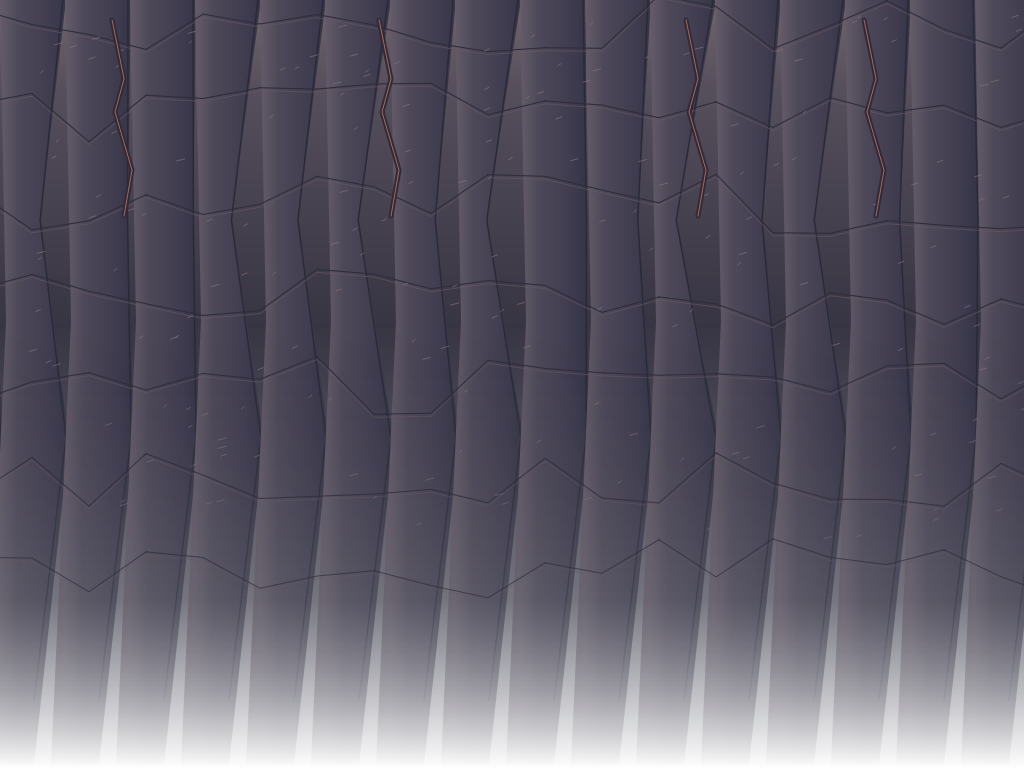
#> input picture assets/volcano/abyss-cliff.png, 1024 x 768 px, given in place of slag-crawler.png, which was not available
$ python caldera_creature_finish.py prepare --root ../../assets/volcano --no-audio
#> lines starting #> are read from the running program, lines starting #| are printed output that depends on the picture
"""Transfer approved texture swatches to the six articulated Caldera cutouts."""

import argparse
import hashlib
import io
import json
from pathlib import Path
import shutil
import xml.etree.ElementTree as ET
import zipfile

import numpy as np
from PIL import Image, ImageFilter, ImageOps

from caldera_corpse_paint import NAMES, cell_paint

SPECIES = ("slag-crawler", "fire-imp", "ember-drake")
PARTS = ("Ogon i skrzydła", "Daleka tylna noga", "Bliska tylna noga",
         "Tułów, głowa i pancerz", "Daleka przednia kończyna", "Bliska przednia kończyna")
LUMA = np.array([.24, .60, .16], dtype=np.float32)


def png(image):
    target = io.BytesIO()
    image.save(target, format="PNG")
    return target.getvalue()


def sha(path):
    return hashlib.sha256(path.read_bytes()).hexdigest()


def swatches(root, name):
    first = Image.open(root/(name+"-imagegen.png")).convert("RGB").resize((512, 512), Image.Resampling.LANCZOS)
    local = Image.open(root/(name+"-comfy.png")).convert("RGB")
    source = Image.blend(first, local, .34)
    return [source.crop((x+12, y+12, x+244, y+244)) for y in (0, 256) for x in (0, 256)]


def textures(source, shape, mirror):
    sampled = []
    for swatch in source:
        paint = swatch.resize(shape, Image.Resampling.LANCZOS)
        if mirror:
            paint = ImageOps.mirror(paint)
        color = np.asarray(paint, dtype=np.float32)
        broad = np.asarray(paint.filter(ImageFilter.GaussianBlur(4)), dtype=np.float32)
        sampled.append((color-broad)*1.08+(broad-color.mean((0, 1)))*.51)
    return sampled


def finish_cell(piece, swatch, name, part, direction):
    alpha_image = piece.getchannel("A")
    alpha = np.asarray(alpha_image, dtype=np.float32)/255
    bounds = alpha_image.point(lambda value: 255 if value > 80 else 0).getbbox()
    if not bounds:
        return piece, Image.new("RGBA", piece.size)
    left, top, right, bottom = bounds
    width, height = right-left, bottom-top
    original = np.array(piece, dtype=np.float32)[..., :3]
    pixels = original[top:bottom, left:right]
    trim = alpha[top:bottom, left:right]
    details = textures(swatch, (width, height), direction >= 4)
    heat = np.clip((pixels[..., 0]-pixels[..., 2]-24)/86, 0, 1)
    value = pixels @ LUMA
    y = np.linspace(0, 1, height, dtype=np.float32)[:, None]
    if name == "slag-crawler":
        material = details[0] if part == 3 else details[2] if part == 0 else details[3]
        burial = np.clip((y-.50)*2.8, 0, .66)*np.clip(1-value/170, 0, 1)
        material = material*(1-burial[..., None])+details[1]*burial[..., None]
        pigment = (.93, 1.00, 1.035)
    elif name == "fire-imp":
        horn = np.clip((.34-y)*5, 0, 1)*heat if part == 3 else 0*heat
        material = details[0]*(1-horn[..., None])+details[1]*horn[..., None]
        leather = np.clip((y-.58)*2, 0, .53)*(1-heat)
        material = material*(1-leather[..., None])+details[2]*leather[..., None]
        brass = heat*np.clip((y-.69)*3.4, 0, .62) if part == 3 else 0*heat
        material += details[3]*brass[..., None]
        pigment = (1.04, .98, .99)
    else:
        material = details[1] if part == 0 else details[0] if part == 3 else details[2]
        scutes = np.clip(heat*.62+(1-y)*.24, 0, .7)
        material = material*(1-scutes[..., None])+details[3]*scutes[..., None]
        pigment = (1.04, 1.00, 1.015)
    interior = np.asarray(alpha_image.filter(ImageFilter.MinFilter(3)), dtype=np.float32)[top:bottom, left:right]/255
    soft = np.asarray(piece.convert("RGB").filter(ImageFilter.GaussianBlur(1.05)),
                      dtype=np.float32)[top:bottom, left:right]
    emissive = heat*np.clip((value-135)/46, 0, 1)
    dent = (material @ LUMA)
    detailing = material*.35+dent[..., None]*.39
    strength = (.80 + .10*(part in (0, 3))) * interior*(1-emissive*.82)
    paint = pixels+((pixels-soft)*.63+detailing+(pixels*np.array(pigment)-pixels))*strength[..., None]
    original[top:bottom, left:right] = np.clip(paint, 0, 255)
    result = Image.fromarray(original.astype(np.uint8), "RGB").convert("RGBA")
    result.putalpha(alpha_image)

    glints = np.zeros((height, width, 4), dtype=np.uint8)
    glints[..., :3] = (149, 172, 179) if name == "slag-crawler" else (227, 168, 104)
    contrast = np.clip((dent-7)*3.2, 0, 112)*trim*interior
    glints[..., 3] = (contrast*(1-emissive*.88)).astype(np.uint8)
    marks = Image.new("RGBA", piece.size)
    marks.paste(Image.fromarray(glints), (left, top))
    return result, marks


def prepare(root, assets):
    backup = root/"backup"
    (backup/"corpses").mkdir(parents=True, exist_ok=False)
    staging = root/"staging"
    staging.mkdir()
    for name in SPECIES:
        source = assets/(name+".png")
        shutil.copy2(source, backup/source.name)
        shutil.copy2(assets/"corpses"/source.name, backup/"corpses"/source.name)
        original = Image.open(source).convert("RGBA")
#> original is the input picture: PIL image 1024x768 RGBA; mean R, G, B, A 67.2, 63.4, 79.4, 220.5
        tile = original.width//8
#> tile = 128
        assert original.size == (8*tile, 6*tile)
        swatch = swatches(root, name)
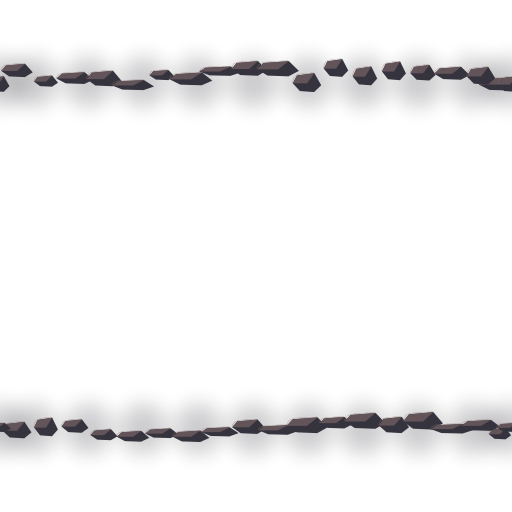
#> input picture assets/volcano/bank.png, 512 x 512 px, given in place of slag-crawler-imagegen.png, which was not available
#> in swatches, `first = Image.open(root/(name+"-imagegen.png")).convert("RGB").resize(..`:
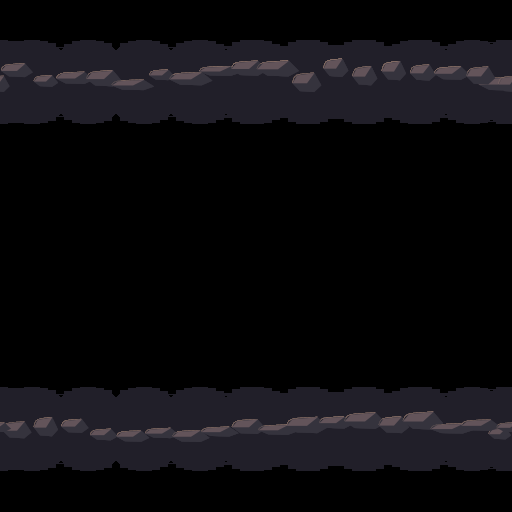
#> first: PIL image 512x512 RGB; mean R, G, B 12.3, 11.4, 14.4
#> swatch = 4 items
        paint = Image.new("RGBA", original.size)
#> paint: PIL image 1024x768 RGBA; every value is 0
        highlights = Image.new("RGBA", original.size)
        for row in range(6):
            for col in range(8):
                rect = (col*tile, row*tile, (col+1)*tile, (row+1)*tile)
                surface, marks = finish_cell(original.crop(rect), swatch, name, row, col)
                paint.paste(surface, rect[:2])
                highlights.paste(marks, rect[:2])
#> this loop made 6 passes
#> pass 1, in finish_cell, `original = np.array(piece, dtype=np.float32)[..., :3]`:
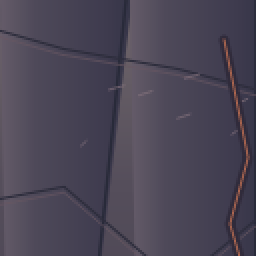
#> original: shape (128, 128, 3) float32 (shown 2 times larger); mean R, G, B 74.6, 69.4, 85.4
#> pass 1, in finish_cell, `heat = np.clip((pixels[..., 0]-pixels[..., 2]-24)/86, 0, 1)`:
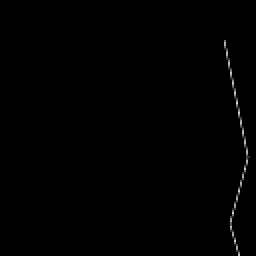
#> heat: shape (128, 128) float32 (shown 2 times larger); min 0, max 0.814, mean 0.00361
#> after the loop:
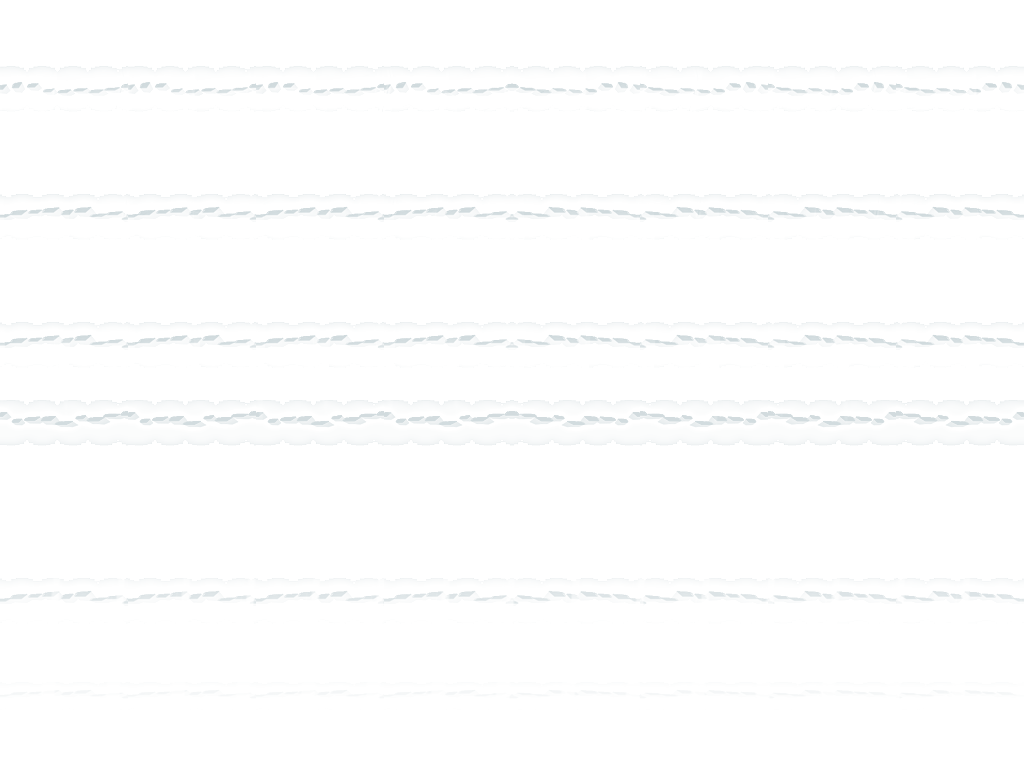
#> highlights: PIL image 1024x768 RGBA; mean R, G, B, A 139.9, 161.5, 168, 3.6; transparent parts drawn white
#> after the loop:
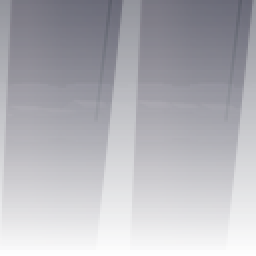
#> surface: PIL image 128x128 RGBA (shown 2 times larger); mean R, G, B, A 51.2, 50.6, 66.8, 95.2; transparent parts drawn white
        image = ET.Element("image", w=str(original.width), h=str(original.height), name=name, version="0.0.3")
        stack = ET.SubElement(image, "stack")
        with zipfile.ZipFile(staging/(name+".ora"), "x", zipfile.ZIP_DEFLATED) as archive:
            archive.writestr("mimetype", "image/openraster")
            def layer(label, key, pixels, y=0, visible=True):
                ET.SubElement(stack, "layer", name=label, src=key, opacity="1.0", x="0", y=str(y),
                              visibility="visible" if visible else "hidden", **{"composite-op":"svg:src-over"})
                archive.writestr(key, png(pixels))
            layer("Refleksy i wyszczerbienia", "data/highlights.png", highlights)
            for row, label in enumerate(PARTS):
                layer(label, f"data/part-{row}.png",
                      paint.crop((0,row*tile,paint.width,(row+1)*tile)), row*tile)
            layer("Oryginalna wycinanka", "data/original.png", original, visible=False)
            archive.writestr("stack.xml", ET.tostring(image, encoding="utf-8"))
            archive.writestr("mergedimage.png", png(Image.alpha_composite(paint,highlights)))
#> in png (call 9), `image.save(target, format="PNG")`:
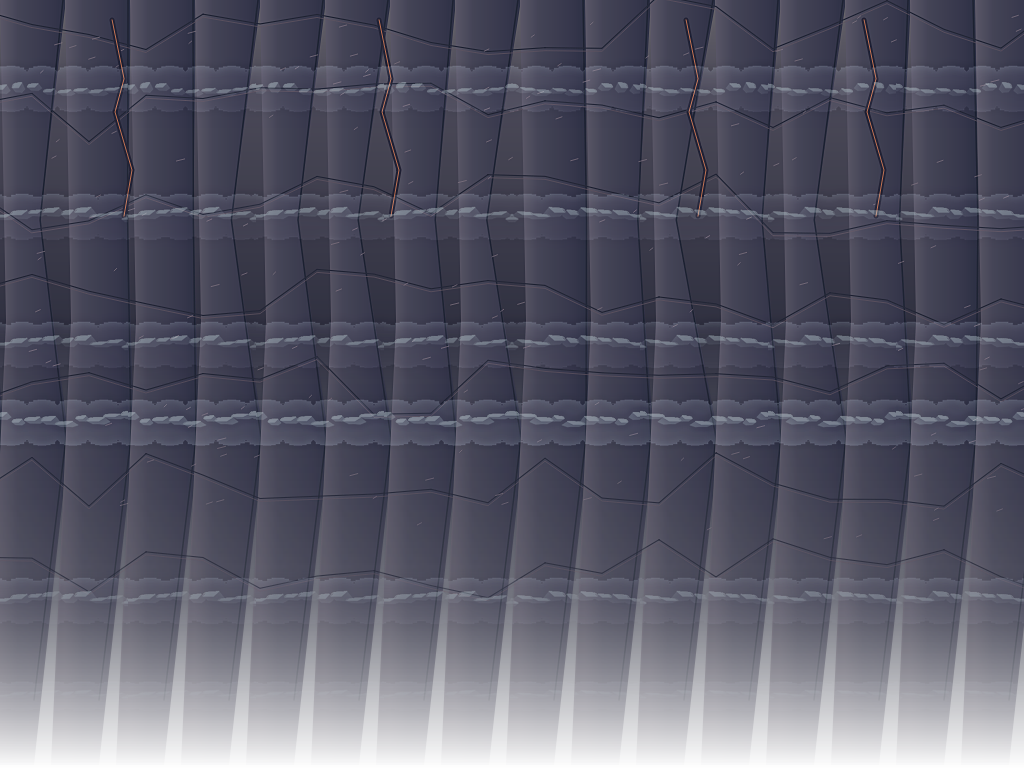
#> image: PIL image 1024x768 RGBA; mean R, G, B, A 63.3, 63.4, 81.2, 220.6; transparent parts drawn white


def pack(root):
    out = root/"runtime"
    (out/"corpses").mkdir(parents=True, exist_ok=False)
    records = []
    for name in SPECIES:
        master = root/(name+".kra")
        original = Image.open(root/"backup"/(name+".png")).convert("RGBA")
        with zipfile.ZipFile(master) as doc:
            paint = Image.open(io.BytesIO(doc.read("mergedimage.png"))).convert("RGBA")
        assert paint.size == original.size
        paint.putalpha(original.getchannel("A"))
        paint.save(out/(name+".png"))
        species = NAMES.index(name)
        tile = paint.width//8
        material = Image.new("RGBA", (1024,768))
        for row in range(6):
            for col in range(8):
                rect = (col*tile,row*tile,(col+1)*tile,(row+1)*tile)
                _, guide = cell_paint(paint.crop(rect), species, row, col)
                material.paste(guide,(col*128,row*128))
        corpse = out/"corpses"/(name+".png")
        material.save(corpse)
        live = out/(name+".png")
        assert paint.getchannel("A").tobytes() == original.getchannel("A").tobytes()
        records.append(dict(species=name, master_sha256=sha(master), live_sha256=sha(live),
                            corpse_sha256=sha(corpse), alpha_preserved=True,
                            imagegen_sha256=sha(root/(name+"-imagegen.png")),
                            comfy_sha256=sha(root/(name+"-comfy.png"))))
    (root/"art-receipt.json").write_text(json.dumps(records,indent=2),encoding="utf-8")


if __name__ == "__main__":
    parser = argparse.ArgumentParser(description=__doc__)
    parser.add_argument("phase", choices=("prepare", "pack"))
    parser.add_argument("--root", required=True, type=Path)
    parser.add_argument("--assets", type=Path, default=Path("assets/volcano"))
    parser.add_argument("--no-audio", required=True, action="store_true")
    args = parser.parse_args()
#> (the run stopped early here; a loop or call above may not have finished)
